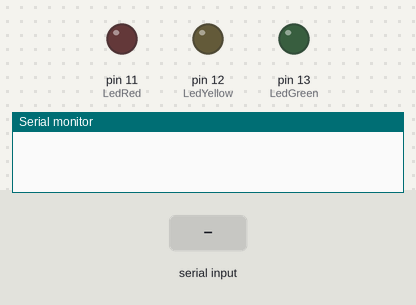
Bench run of a sketch on a simulated Arduino Uno, built with avr-gcc and run on an emulated ATmega328P. On the bench: output pins drawn as LEDs (lit = HIGH), the last lines printed to the serial monitor. Inputs (shaded band) come from the test bench.

Above: at 1.2 s.
1.3 s: "R" received over Serial
At 1.9 s:
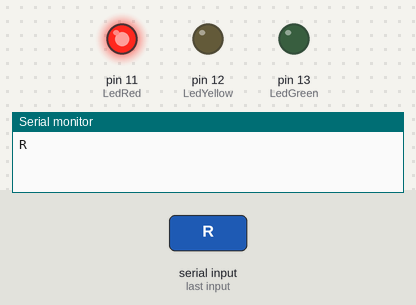
2.8 s: "Y" received over Serial
At 3.1 s:
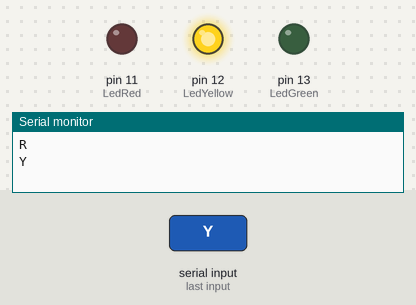
4.3 s: "G" received over Serial
At 5.4 s:
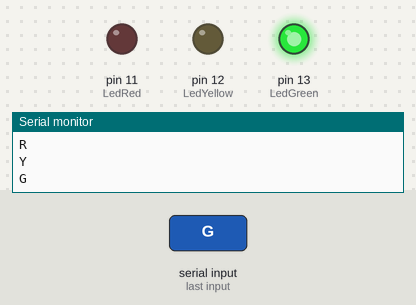
5.8 s: "A" received over Serial
At 6.5 s:
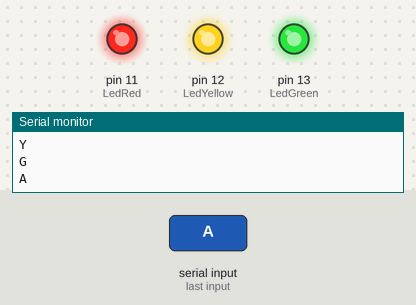
Timing chart, 0 to 8.3 s (numbered marks = the images above; inputs shaded):
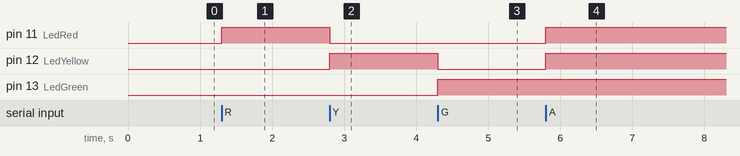

Measured:
- after the input at 1.3 s, pin 11 (LedRed): LOW → HIGH at once
- after the input at 2.8 s, pin 11 (LedRed): HIGH → LOW at once; pin 12 (LedYellow): LOW → HIGH at once
- after the input at 4.3 s, pin 12 (LedYellow): HIGH → LOW at once; pin 13 (LedGreen): LOW → HIGH at once
- after the input at 5.8 s, pin 11 (LedRed), pin 12 (LedYellow): LOW → HIGH at once

The sketch:

serial3LED-switchcase.ino
```cpp
int LedRed = 11;
int LedYellow = 12;
int LedGreen = 13;

void setup() {
    //Inicializando uma porta de comunicacao entre o computador e o arduino
Serial.begin(9600);
pinMode(LedRed, OUTPUT);
pinMode(LedYellow, OUTPUT);
pinMode(LedGreen, OUTPUT);
}

void acendeApagaPrimeiroLed (int acendeLed, int apagaLed1, int apagaLed2){
  //funcao- ao digitar a funcao, ela vai precisar das 3 int(variaveis), que vao se comportar na ordem dos comandos abaixo
  digitalWrite(acendeLed, HIGH);
  digitalWrite(apagaLed1, LOW);
  digitalWrite(apagaLed2, LOW);

  }
void apagaTodosLeds (int apaga1, int apaga2, int apaga3){
  //funcao- ao digitar a funcao, ela vai precisar das 3 int(variaveis), que vao se comportar na ordem dos comandos abaixo
  digitalWrite(apaga1, LOW);
  digitalWrite(apaga2, LOW);
  digitalWrite(apaga3, LOW);
  }
void acendeTodosLeds (int acende1, int acende2, int acende3){
  //funcao- ao digitar a funcao, ela vai precisar das 3 int(variaveis), que vao se comportar na ordem dos comandos abaixo
  digitalWrite(acende1, HIGH);
  digitalWrite(acende2, HIGH);
  digitalWrite(acende3, HIGH);
}

void loop() {
  if (Serial.available() > 0) {
       //Le a mensagem da porta serial
      char mensagem = Serial.read();
      Serial.println(mensagem);

          switch (mensagem) {
          case 'R':
            acendeApagaPrimeiroLed (LedRed, LedYellow, LedGreen);
            break;
          case 'Y':
              acendeApagaPrimeiroLed (LedYellow, LedGreen, LedRed);
            break;
          case 'G':
              acendeApagaPrimeiroLed (LedGreen, LedRed, LedYellow);
          break;
          case 'A':
              acendeTodosLeds (LedRed, LedYellow, LedGreen);
          break;
          default:
              apagaTodosLeds (LedRed, LedYellow, LedGreen);
          break;
        }

   }

}
```
